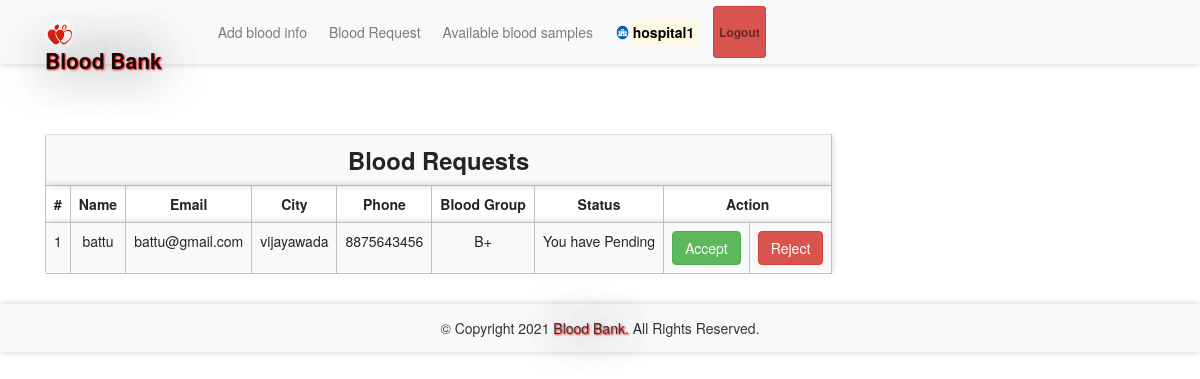
The app's page /bloodrequest.php (signed in) with its own data.
### tables this page shows
CREATE TABLE `bloodrequest` (
  `reqid` int(11) NOT NULL,
  `hid` int(11) NOT NULL,
  `rid` int(11) NOT NULL,
  `bg` varchar(11) NOT NULL,
  `status` varchar(100) NOT NULL DEFAULT 'Pending'
);

CREATE TABLE `receivers` (
  `id` int(11) NOT NULL,
  `rname` varchar(100) NOT NULL,
  `remail` varchar(100) NOT NULL,
  `rpassword` varchar(100) NOT NULL,
  `rphone` varchar(100) NOT NULL,
  `rbg` varchar(10) NOT NULL,
  `rcity` varchar(100) NOT NULL
);

### message.php (called while the page is built, shortened)
<?php $counter=0; if(isset($_GET['msg'])) { ?>
	<div class="col-5 alert alert alert-success alert-dismissible fade show card" id="message">
		<button type="button" class="close" data-dismiss="alert" title="close">&times;</button><?php echo $_GET['msg'];?>
	</div>
<?php }?>

### bloodrequest.php (the view, shortened to what this page needs)
<?php
require 'file/connection.php';
  if(!isset($_SESSION['hid']))
  {
  header('location:login.php');
  }
  else {
    $hid = $_SESSION['hid'];
    $sql = "select bloodrequest.*, receivers.* from bloodrequest, receivers where hid='$hid' && bloodrequest.rid=receivers.id";
    $result = mysqli_query($conn, $sql);
?>
<!DOCTYPE html>
<html>
<?php require 'head.php'; ?>
<body>
	<?php require 'header.php'; ?>
	<div class="container cont">
		<?php require 'message.php'; ?>
	<table class="table table-responsive table-striped rounded mb-5">
		<tr><th colspan="9" class="title">Blood requests</th></tr>
		<tr>
			<th>#</th>
			<th>Name</th>
			<th>Email</th>
			<th>City</th>
			<th>Phone</th>
			<th>Blood Group</th>
			<th>Status</th>
			<th colspan="2">Action</th>
		</tr>
		<?php while($row = mysqli_fetch_array($result)) { ?>
		<tr>
			<td><?php echo ++$counter;?></td>
			<td><?php echo $row['rname'];?></td>
			<td><?php echo $row['remail'];?></td>
			<td><?php echo $row['rcity'];?></td>
			<td><?php echo $row['rphone'];?></td>
			<td><?php echo $row['bg'];?></td>
			<td><?php echo 'You have '.$row['status'];?></td>
			<td><?php if($row['status'] == 'Accepted'){ ?> <a href="" class="btn btn-success disabled">Accepted</a> <?php }
			else{ ?>
				<a href="file/accept.php?reqid=<?php echo $row['reqid'];?>" class="btn btn-success">Accept</a>
			<?php } ?>
			</td>
			<td><?php if($row['status'] == 'Rejected'){ ?> <a href="" class="btn btn-danger disabled">Rejected</a> <?php }
			else{ ?>
				<a href="file/reject.php?reqid=<?php echo $row['reqid'];?>" class="btn btn-danger">Reject</a>
			<?php } ?>
			</td>
		</tr>
		<?php } ?>
	</table>
</div>
    <?php require 'footer.php'; ?>
</body>
</html>
<?php } ?>

### css/style.css (style rules this page uses)
.cont { padding-top: 40px; text-align: justify; font-size: 1em; }
.card ,nav, .footer,tr,video { border-radius: 3px; transition: all 200ms ease-out; box-shadow: 0px 0px 7px rgba(0, 0, 0, 0.2); }
tr,th,td { border:0.1px solid silver; text-align: center; }
.title { font-weight: bold; font-size: 1.7em; text-transform: capitalize; text-align: center; }
a:link { text-decoration: none; }

### records on screen
bloodrequest: receivers.rname "battu", receivers.remail "battu@gmail.com", receivers.rcity "vijayawada", receivers.rphone "8875643456", bg "B+", status "Pending"

### other values on screen
$_SESSION['hname'] "hospital1"
